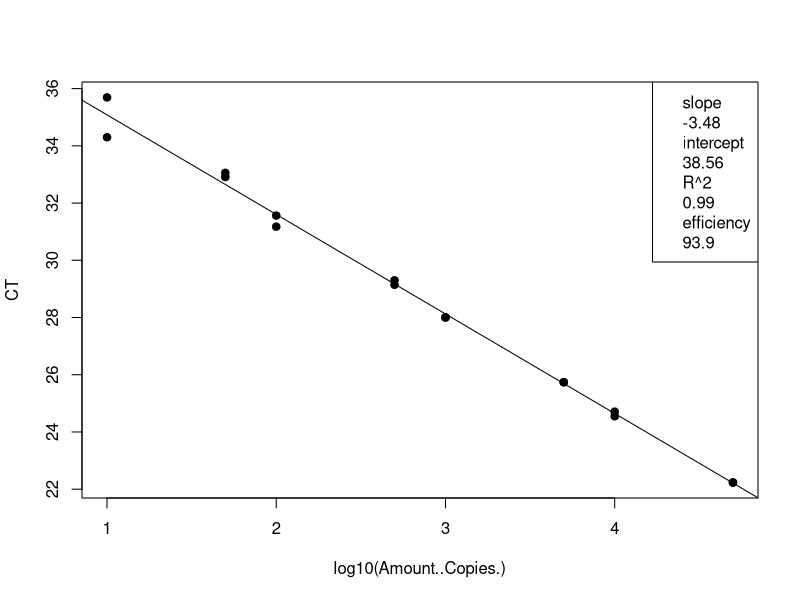
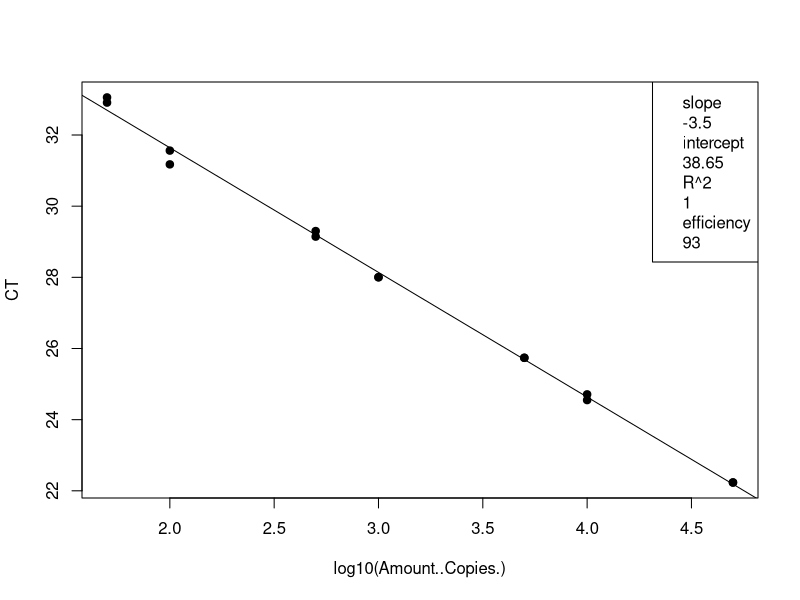
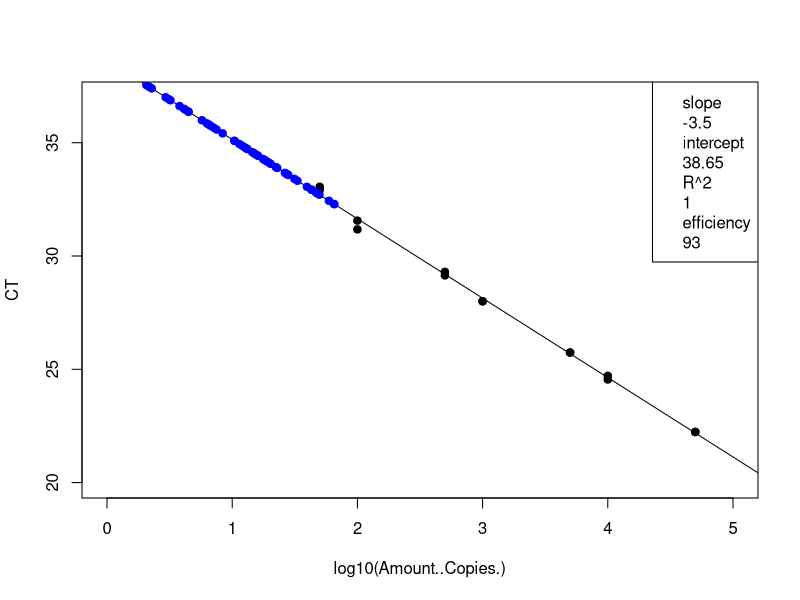
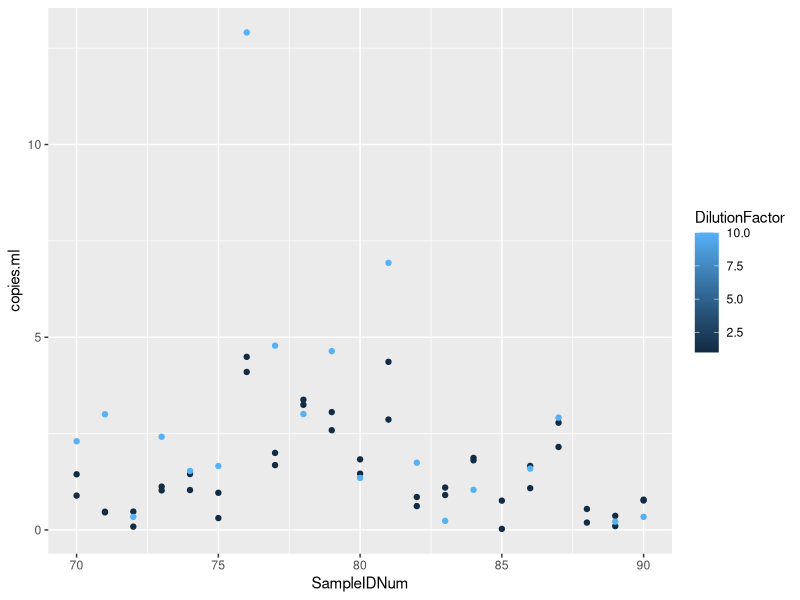

Here is the R script that generated these plots, in order:
## ---- chunk 1
knitr::opts_chunk$set(echo = TRUE)

## ---- chunk 2
# load the data (note data file must be in this repository)
data <- read.csv("Plate4_Entero_qPCRConversion.csv")
View(data)

# clean up the data file (there is some stuff at the bottom and extra blank rows)
data <- data[-68:-70,] # This removes rows 92-95
data <- data[-74:-76,] # This removes rows 92-95
View(data)

# assign to the correct data class #warning message about NAs is OK
class(data$CT) # check the data class type
data$CT <- as.numeric(as.character(data$CT)) # change to numeric
data$Amount..Copies. <- as.numeric(as.character(data$Amount..Copies.)) # change to numeric
## ---- chunk 3
# linear regression of standard curve
standards = data[1:16,]
standardCurve <- lm(CT ~ log10(Amount..Copies.), data = standards)
  
standardCurvePlot <- plot(CT ~ log10(Amount..Copies.), data = standards, pch=19) 
abline(coef(standardCurve)) 
legend("topright", legend=c(paste= "slope", round(standardCurve$coefficients[2], 2), 
                            paste= "intercept", round(standardCurve$coefficients[1], 2), 
                            paste= "R^2", round(summary(standardCurve)$r.squared, 2),
                            paste = "efficiency", round((10^(-1/standardCurve$coefficients[2])-1)*100, 1)))
## ---- chunk 4
# remove standards that sucked and redo analysis NOT NEEDED 21 Jan 2020
standards <- standards[-15:-16,] # uncomment this line and change which rows to remove
standardCurve <- lm(CT ~ log10(Amount..Copies.), data = standards)

standardCurvePlot <- plot(CT ~ log10(Amount..Copies.), data = standards, pch=19)
abline(coef(standardCurve))
col = "blue"
legend("topright", legend=c(paste= "slope", round(standardCurve$coefficients[2], 2),
                            paste= "intercept", round(standardCurve$coefficients[1], 2),
                            paste= "R^2", round(summary(standardCurve)$r.squared, 2),
                            paste = "efficiency", round((10^(-1/standardCurve$coefficients[2])-1)*100, 1)))
## ---- chunk 5
# data set of unknowns including info on standard curve
#unknowns = subset(data, Name == "UNKNOWN")
unknowns = data[17:85,]
#unknowns <- unknowns[-1:-3,] # uncomment this line and change which rows to remove if these samples were outside of the standard curve

# add new columns to the data table
unknowns$plate_num = 1 #change to the actual plate number
unknowns$standard_slope = standardCurve$coefficients[2]
unknowns$standard_intercept = standardCurve$coefficients[1]
unknowns$R2 = summary(standardCurve)$r.squared
unknowns$efficiency =  (10^(-1/standardCurve$coefficients[2])-1)*100
  
# add a new column that interpolates copies/well from Ct for the unknowns
unknowns$log.copies.well = ((unknowns$CT - standardCurve$coefficients[1])/standardCurve$coefficients[2])
unknowns$copies.well = 10^unknowns$log.copies.well

# copies/ul extract accounting for dilution factor
vol.well = 3 #qPCR template volume in ul
unknowns$vol.well = vol.well
unknowns$copies.ul = ((unknowns$copies.well/vol.well)*unknowns$DilutionFactor)

# copies/extraction
vol.elution = 110 #DNA extraction elution volume in ul
unknowns$vol.elution = vol.elution
unknowns$copies.extraction = (unknowns$copies.ul*vol.elution)

# copies/ml #Volume is volume of sample filtered in mL
unknowns$copies.ml = (unknowns$copies.extraction/unknowns$Volume)


## ---- chunk 6
standards <- standards[-15:-16,] # uncomment this line and change which rows to remove
standardCurve <- lm(CT ~ log10(Amount..Copies.), data = standards)

standardCurvePlot <- plot(CT ~ log10(Amount..Copies.), data = standards, pch=19, ylim=c(20,37), xlim=c(0,5))
abline(coef(standardCurve))
col = "blue"
legend("topright", legend=c(paste= "slope", round(standardCurve$coefficients[2], 2),
                            paste= "intercept", round(standardCurve$coefficients[1], 2),
                            paste= "R^2", round(summary(standardCurve)$r.squared, 2),
                            paste = "efficiency", round((10^(-1/standardCurve$coefficients[2])-1)*100, 1)))

unknowns = unknowns[1:69,]
standardCurve <- lm(CT ~ log10(copies.well), data = unknowns)

standardCurvePlot <- points(CT ~ log10(copies.well), data = unknowns, pch=19, col = "blue")


#abline(coef(standardCurve))
#legend("topright", legend=c(paste= "slope", round(standardCurve$coefficients[2], 2),
                            #paste= "intercept", round(standardCurve$coefficients[1], 2),
                            #paste= "R^2", round(summary(standardCurve)$r.squared, 2),
                            #paste = "efficiency", round((10^(-1/standardCurve$coefficients[2])-1)*100, 1)))
## ---- chunk 7
# make a plot that compares the diluted to undiluted replicates for each sample including dilution factor
library("ggplot2")
unknowns$SampleIDNum <- as.numeric(as.character(unknowns$SampleIDNum)) # change to numeric
replicates = unknowns[1:71,]
#replicates <- replicates[-18,] # This removes rows (B11)
#replicates <- replicates[-32,] # This removes rows (D8)
#replicates <- replicates[-55,] # This removes rows (G5)
qplot(SampleIDNum,copies.ml, data=replicates, col=DilutionFactor)
## ---- chunk 8
# write csv file
write.csv(unknowns, file = "Plate4_Entero_ConvertedData.csv", row.names=FALSE, na="")

# average the replicates (if not strongly inhibited) and make a new file
library(dplyr)
data.average = unknowns %>% group_by(SampleIDNum) %>% summarise(copies.ml = mean(copies.ml, na.rm = T))
write.csv(data.average, file = "Plate4_Entero_Averaged.csv", row.names=FALSE, na="")
